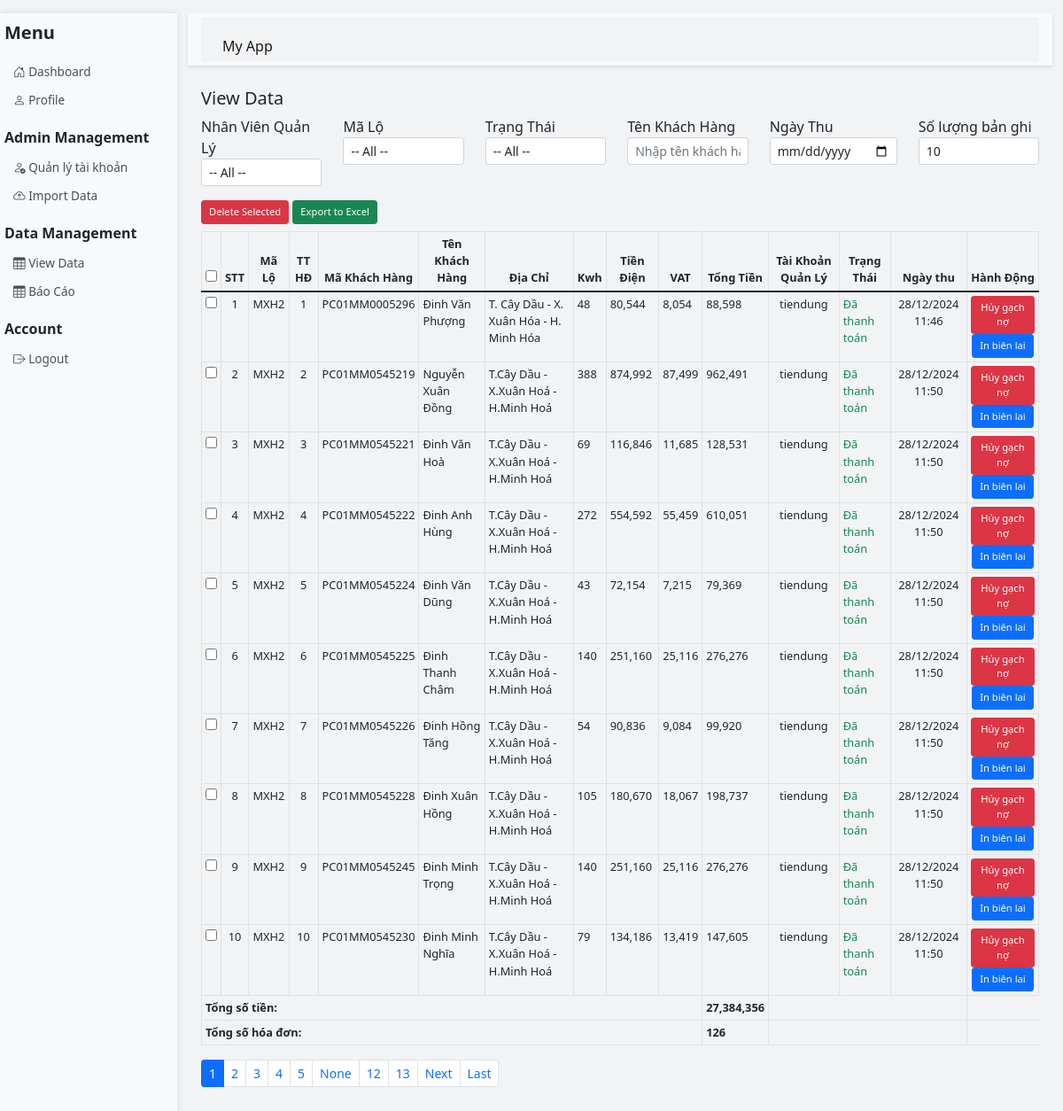
The page /data (signed in) on the database its author committed.
### app.py (models this page shows)
class SalesData(db.Model):
    id = db.Column(db.Integer, primary_key=True)
    stt = db.Column(db.Integer)
    ma_lo = db.Column(db.String(20))
    tt_hd = db.Column(db.String(20))
    ma_khach_hang = db.Column(db.String(50))
    ten_khach_hang = db.Column(db.String(100), index=True)
    dia_chi = db.Column(db.String(200))
    kwh = db.Column(db.String(50))
    tien_dien = db.Column(db.Float)
    vat = db.Column(db.Float)
    tong_tien = db.Column(db.Float)
    tai_khoan_quan_ly = db.Column(db.String(80))  # Thêm trường này
    trang_thai = db.Column(db.String(50))
    ngay_thu = db.Column(db.DateTime, nullable=True)

### app.py (the view, shortened to what this page needs)
@app.route('/data', methods=['GET', 'POST'])
def view_data():
    if 'username' not in session:
        return redirect(url_for('login'))
    page = request.args.get('page', 1, type=int)
    per_page = request.args.get('per_page', 10, type=int)
    search_user = request.args.get('search_user', '', type=str)
    search_ma_lo = request.args.get('search_ma_lo', '', type=str)
    search_trang_thai = request.args.get('search_trang_thai', '', type=str)
    search_ten_khach_hang = request.args.get('search_ten_khach_hang', '', type=str).strip()
    search_ngay_thu = request.args.get('search_ngay_thu', '', type=str)
    user = User.query.filter_by(username=session['username']).first()
    if user.is_admin:
        query = SalesData.query
    else:
        query = SalesData.query.filter_by(tai_khoan_quan_ly=user.username)
    if search_user:
        query = query.filter(SalesData.tai_khoan_quan_ly == search_user)
    if search_ma_lo:
        query = query.filter(SalesData.ma_lo.like(f'%{search_ma_lo}%'))
    if search_trang_thai:
        query = query.filter(SalesData.trang_thai == search_trang_thai)
    if search_ten_khach_hang:
        search_pattern = '%'.join(search_ten_khach_hang)  # %a%b%c%
        query = query.filter(SalesData.ten_khach_hang.ilike(f'%{search_pattern}%'))
    try:
        data = query.paginate(page=page, per_page=per_page, error_out=False)
        total_amount = query.with_entities(db.func.sum(SalesData.tong_tien)).scalar() or 0
        total_invoices = query.count()  # Đếm số bản ghi
        users = User.query.filter_by(is_admin=False).all()
        if user.is_admin:
            ma_lo_query = db.session.query(SalesData.ma_lo).distinct()
            if search_user:
                ma_lo_query = ma_lo_query.filter(SalesData.tai_khoan_quan_ly == search_user)
        else:
            ma_lo_query = db.session.query(SalesData.ma_lo).distinct().filter(SalesData.tai_khoan_quan_ly == user.username)
        ma_lo_list = [item[0] for item in ma_lo_query.all()]
        return render_template('admin/view_data.html', data=data, per_page=per_page, user=user, users=users,
                               search_user=search_user, search_ma_lo=search_ma_lo, ma_lo_list=ma_lo_list,
                               search_trang_thai=search_trang_thai, search_ten_khach_hang=search_ten_khach_hang, search_ngay_thu=search_ngay_thu, total_amount=total_amount,
                               total_invoices=total_invoices)  # Truyền thêm tổng số hóa đơn
    except Exception as e:
        flash(f'Error loading data: {str(e)}', 'error')
        return redirect(url_for('dashboard'))

### templates/admin/view_data.html (shortened to what this page needs)
{% extends 'base.html' %}
{% block content %}
    <h2 class="h5">View Data</h2>
    <form method="GET" action="{{ url_for('view_data') }}">
        <div class="row mb-3">
            {% if user.is_admin %}
                <div class="col">
                    <div class="form-group">
                        <label for="search_user">Nhân Viên Quản Lý</label>
                        <select name="search_user" id="search_user" class="form-control form-control-sm" onchange="this.form.submit()">
                            <option value="">-- All --</option>
                        </select>
                    </div>
                </div>
            {% endif %}
            <div class="col">
                <div class="form-group">
                    <label for="search_ma_lo">Mã Lộ</label>
                    <select name="search_ma_lo" id="search_ma_lo" class="form-control form-control-sm" onchange="this.form.submit()">
                        <option value="">-- All --</option>
                    </select>
                </div>
            </div>
            <div class="col">
                <div class="form-group">
                    <label for="search_trang_thai">Trạng Thái</label>
                    <select name="search_trang_thai" id="search_trang_thai" class="form-control form-control-sm" onchange="this.form.submit()">
                        <option value="">-- All --</option>
                    </select>
                </div>
            </div>
            <div class="col">
                <div class="form-group">
                    <label for="search_ten_khach_hang">Tên Khách Hàng</label>
                    <input type="text" name="search_ten_khach_hang" id="search_ten_khach_hang" class="form-control form-control-sm" value="{{ search_ten_khach_hang }}" placeholder="Nhập tên khách hàng" onchange="this.form.submit()">
                </div>
            </div>
            <div class="col">
                <div class="form-group">
                    <label for="search_ngay_thu">Ngày Thu</label>
                    <input type="date" name="search_ngay_thu" id="search_ngay_thu" class="form-control form-control-sm" value="{{ search_ngay_thu or '' }}" onchange="this.form.submit()">
                </div>
            </div>
            <div class="col">
                <div class="form-group">
                    <label for="per_page">Số lượng bản ghi</label>
                    <select name="per_page" id="per_page" class="form-control form-control-sm" onchange="this.form.submit()">
                        <option value="10" {% if per_page == 10 %}selected{% endif %}>10</option>
                    </select>
                </div>
            </div>
        </div>
    </form>
    <form method="POST" id="deleteForm" class="mb-4">
        {% if user.is_admin %}
        <div class="mb-2">
            <button type="submit" class="btn btn-sm btn-danger" id="deleteButton">Delete Selected</button>
            <a href="{{ url_for('export_data') }}" class="btn btn-sm btn-success ml-2">Export to Excel</a>
        </div>
        {% endif %}
        <table class="table table-bordered table-sm">
            <thead>
                <tr>
                    <th style="text-align: center;"><input type="checkbox" id="selectAll"></th>
                    <th style="text-align: center;">STT</th>
                    <th style="text-align: center;">Mã Lộ</th>
                    <th style="text-align: center;">TT HĐ</th>
                    <th style="text-align: center;">Mã Khách Hàng</th>
                    <th style="text-align: center;">Tên Khách Hàng</th>
                    <th style="text-align: center;">Địa Chỉ</th>
                    <th style="text-align: center;">Kwh</th>
                    <th style="text-align: center;">Tiền Điện</th>
                    <th style="text-align: center;">VAT</th>
                    <th style="text-align: center;">Tổng Tiền</th>
                    <th style="text-align: center;">Tài Khoản Quản Lý</th>
                    <th style="text-align: center;">Trạng Thái</th>
                    <th style="text-align: center;">Ngày thu</th>
                    <th style="text-align: center;">Hành Động</th>
                </tr>
            </thead>
            <tbody>
                {% for row in data.items %}
                    <tr>
                        <td style="text-align: center;"><input type="checkbox" name="selected_ids" value="{{ row.id }}" class="checkbox-item"></td>
                        <td style="text-align: center;">{{ row.stt }}</td>
                        <td style="text-align: center;">{{ row.ma_lo }}</td>
                        <td style="text-align: center;">{{ row.tt_hd }}</td>
                        <td style="text-align: center;">{{ row.ma_khach_hang }}</td>
                        <td>{{ row.ten_khach_hang }}</td>
                        <td>{{ row.dia_chi }}</td>
                        <td>{{ row.kwh }}</td>
                        <td>{{ "{:,.0f}".format(row.tien_dien)}}</td>
                        <td>{{ "{:,.0f}".format(row.vat) }}</td>
                        <td>{{ "{:,.0f}".format(row.tong_tien) }}</td>
                        <td style="text-align: center;">{{ row.tai_khoan_quan_ly }}</td>
                        <td class="{% if row.trang_thai == 'Đã thanh toán' %}text-success{% else %}text-danger{% endif %}">
                            {{ row.trang_thai if row.trang_thai else 'Chưa thanh toán' }}
                        </td>
                        <td style="text-align: center;">
                            {{ row.ngay_thu.strftime('%d/%m/%Y %H:%M') if row.ngay_thu else '' }}
                        </td>
                        <td style="text-align: center;">
                            {% if row.trang_thai == 'Đã thanh toán' %}
                            <button type="button" class="btn btn-sm btn-danger" onclick="cancelMarkAsPaid('{{ row.id }}')">
                                 Hủy gạch nợ
                            </button>
                            {% else %}
                            <button type="button" class="btn btn-sm btn-warning" onclick="markAsPaid('{{ row.id }}')">
                                <i class="fas fa-money-bill"></i> Gạch nợ
                            </button>
                            {% endif %}
                            <button type="button" class="btn btn-sm btn-primary" onclick="printReceipt('{{ row.id }}')">
                                 In biên lai
                            </button>
                        </td>
                    </tr>
                {% endfor %}
                <tr>
                    <td colspan="10" class="text-right"><strong>Tổng số tiền:</strong></td>
                    <td><strong>{{ "{:,.0f}".format(total_amount) }}</strong></td>
                    <td colspan="3"></td>
                </tr>
                <tr>
                    <td colspan="10" class="text-right"><strong>Tổng số hóa đơn:</strong></td>
                    <td><strong>{{ total_invoices}}</strong></td>
                    <td colspan="3"></td>
                </tr>
            </tbody>
        </table>
        <nav>
            <ul class="pagination pagination-sm">
                {% for page_num in data.iter_pages() %}
                    <li class="page-item {% if page_num == data.page %}active{% endif %}">
                        <a class="page-link" href="{{ url_for('view_data', page=page_num, per_page=per_page, search_user=search_user, search_ma_lo=search_ma_lo, search_trang_thai=search_trang_thai) }}">{{ page_num }}</a>
                    </li>
                {% endfor %}
                {% if data.has_next %}
                    <li class="page-item">
                        <a class="page-link" href="{{ url_for('view_data', page=data.next_num, per_page=per_page, search_user=search_user, search_ma_lo=search_ma_lo, search_trang_thai=search_trang_thai) }}">Next</a>
                    </li>
                    <li class="page-item">
                        <a class="page-link" href="{{ url_for('view_data', page=data.pages, per_page=per_page, search_user=search_user, search_ma_lo=search_ma_lo, search_trang_thai=search_trang_thai) }}">Last</a>
                    </li>
                {% endif %}
            </ul>
        </nav>
    </form>
{% endblock %}

### templates/base.html (style rules this page uses)
table th, table td { font-size: 0.8rem; }
.btn-sm { font-size: 0.7rem; padding: 0.25rem 0.5rem; }
table { width: 100%; table-layout: auto; }
td, th { padding: 0.3rem 0.6rem; }

### rows shown on the page
SalesData: stt "1", ma_lo "MXH2", tt_hd "1", ma_khach_hang "PC01MM0005296", ten_khach_hang "Đinh Văn Phượng", dia_chi "T. Cây Dầu - X. Xuân Hóa - H. Minh Hóa", kwh "48", tien_dien "80,544", vat "8,054", tong_tien "88,598", tai_khoan_quan_ly "tiendung", trang_thai "Đã thanh toán", ngay_thu "28/12/2024 11:46"
SalesData: stt "2", ma_lo "MXH2", tt_hd "2", ma_khach_hang "PC01MM0545219", ten_khach_hang "Nguyễn Xuân Đồng", dia_chi "T.Cây Dầu - X.Xuân Hoá - H.Minh Hoá", kwh "388", tien_dien "874,992", vat "87,499", tong_tien "962,491", tai_khoan_quan_ly "tiendung", trang_thai "Đã thanh toán", ngay_thu "28/12/2024 11:50"
SalesData: stt "3", ma_lo "MXH2", tt_hd "3", ma_khach_hang "PC01MM0545221", ten_khach_hang "Đinh Văn Hoà", dia_chi "T.Cây Dầu - X.Xuân Hoá - H.Minh Hoá", kwh "69", tien_dien "116,846", vat "11,685", tong_tien "128,531", tai_khoan_quan_ly "tiendung", trang_thai "Đã thanh toán", ngay_thu "28/12/2024 11:50"
SalesData: stt "4", ma_lo "MXH2", tt_hd "4", ma_khach_hang "PC01MM0545222", ten_khach_hang "Đinh Anh Hùng", dia_chi "T.Cây Dầu - X.Xuân Hoá - H.Minh Hoá", kwh "272", tien_dien "554,592", vat "55,459", tong_tien "610,051", tai_khoan_quan_ly "tiendung", trang_thai "Đã thanh toán", ngay_thu "28/12/2024 11:50"
SalesData: stt "5", ma_lo "MXH2", tt_hd "5", ma_khach_hang "PC01MM0545224", ten_khach_hang "Đinh Văn Dũng", dia_chi "T.Cây Dầu - X.Xuân Hoá - H.Minh Hoá", kwh "43", tien_dien "72,154", vat "7,215", tong_tien "79,369", tai_khoan_quan_ly "tiendung", trang_thai "Đã thanh toán", ngay_thu "28/12/2024 11:50"
SalesData: stt "6", ma_lo "MXH2", tt_hd "6", ma_khach_hang "PC01MM0545225", ten_khach_hang "Đinh Thanh Châm", dia_chi "T.Cây Dầu - X.Xuân Hoá - H.Minh Hoá", kwh "140", tien_dien "251,160", vat "25,116", tong_tien "276,276", tai_khoan_quan_ly "tiendung", trang_thai "Đã thanh toán", ngay_thu "28/12/2024 11:50"
SalesData: stt "7", ma_lo "MXH2", tt_hd "7", ma_khach_hang "PC01MM0545226", ten_khach_hang "Đinh Hồng Tăng", dia_chi "T.Cây Dầu - X.Xuân Hoá - H.Minh Hoá", kwh "54", tien_dien "90,836", vat "9,084", tong_tien "99,920", tai_khoan_quan_ly "tiendung", trang_thai "Đã thanh toán", ngay_thu "28/12/2024 11:50"
SalesData: stt "8", ma_lo "MXH2", tt_hd "8", ma_khach_hang "PC01MM0545228", ten_khach_hang "Đinh Xuân Hồng", dia_chi "T.Cây Dầu - X.Xuân Hoá - H.Minh Hoá", kwh "105", tien_dien "180,670", vat "18,067", tong_tien "198,737", tai_khoan_quan_ly "tiendung", trang_thai "Đã thanh toán", ngay_thu "28/12/2024 11:50"
SalesData: stt "9", ma_lo "MXH2", tt_hd "9", ma_khach_hang "PC01MM0545245", ten_khach_hang "Đinh Minh Trọng", dia_chi "T.Cây Dầu - X.Xuân Hoá - H.Minh Hoá", kwh "140", tien_dien "251,160", vat "25,116", tong_tien "276,276", tai_khoan_quan_ly "tiendung", trang_thai "Đã thanh toán", ngay_thu "28/12/2024 11:50"
SalesData: stt "10", ma_lo "MXH2", tt_hd "10", ma_khach_hang "PC01MM0545230", ten_khach_hang "Đinh Minh Nghĩa", dia_chi "T.Cây Dầu - X.Xuân Hoá - H.Minh Hoá", kwh "79", tien_dien "134,186", vat "13,419", tong_tien "147,605", tai_khoan_quan_ly "tiendung", trang_thai "Đã thanh toán", ngay_thu "28/12/2024 11:50"

### other values the page prints
{{ "{:,.0f}".format(total_amount) }} "27,384,356"
{{ total_invoices }} "126"
{{ page_num }} "1" "2" "3" "4" "5" "None" "12" "13"
